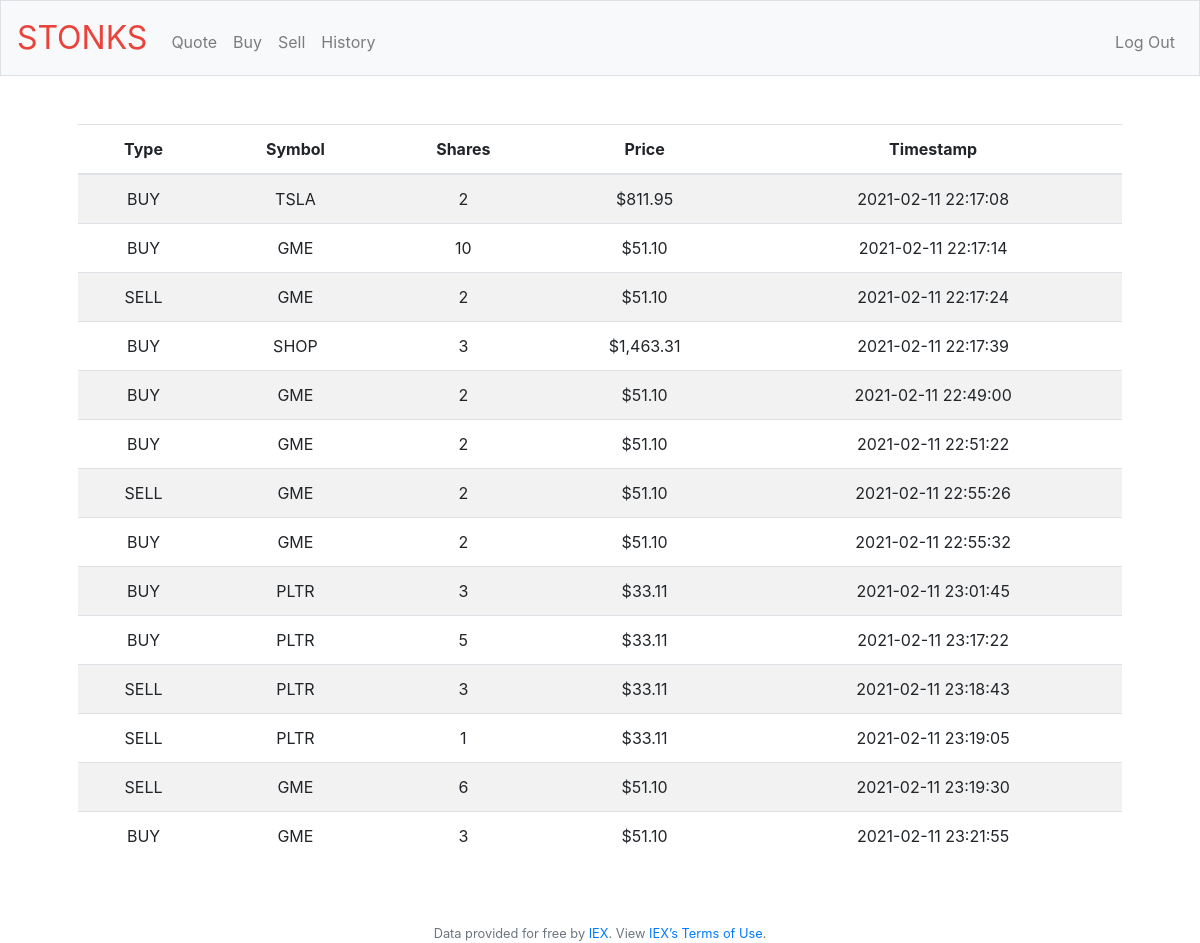
Page /history (signed in) on the earlier database version.
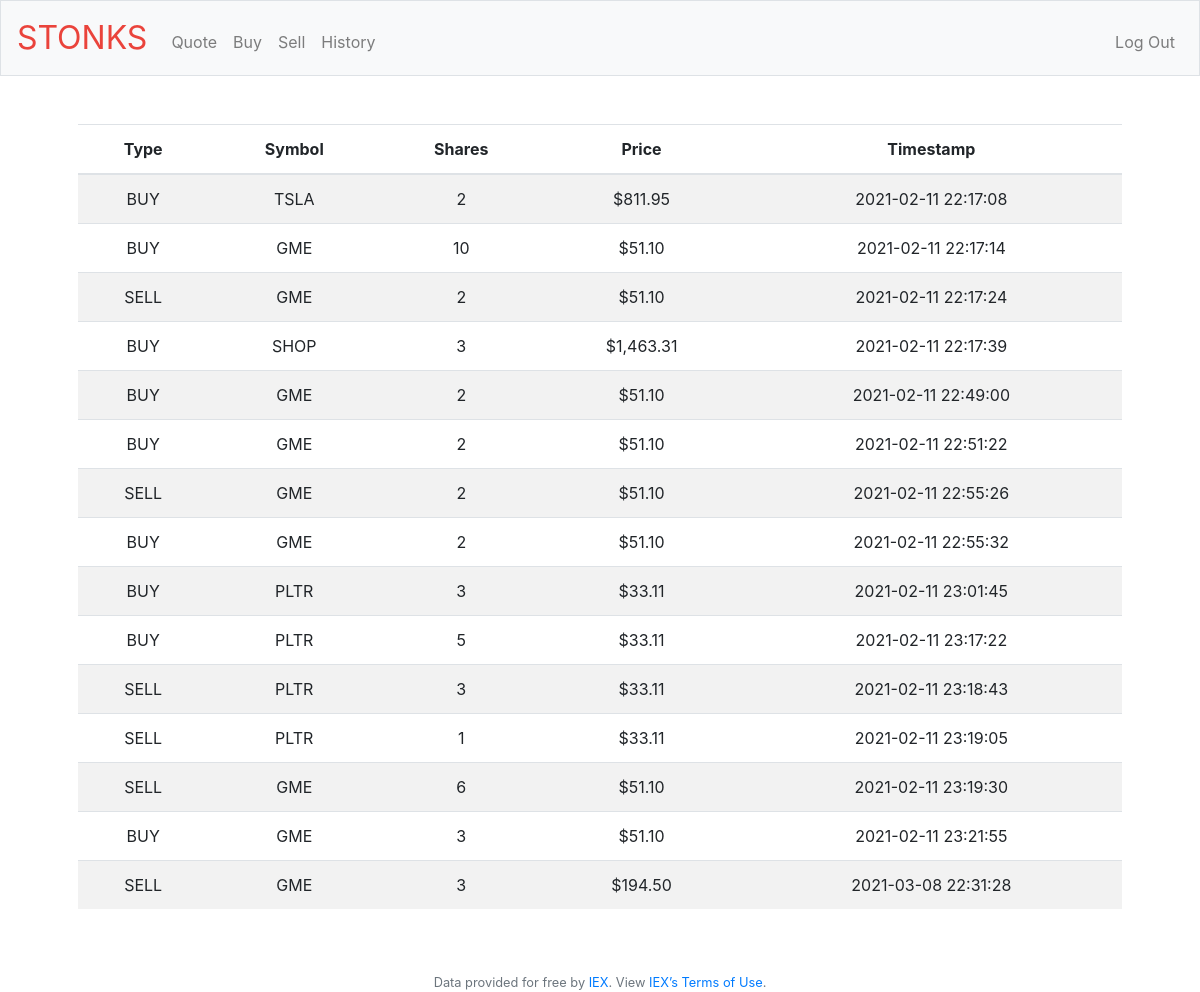
Same page on the later database version.
### tables this page shows
CREATE TABLE 'transactions' (
    id INTEGER PRIMARY KEY,
    user_id INTEGER NOT NULL,
    transaction_type TEXT NOT NULL,
    symbol TEXT NOT NULL,
    shares INTEGER NOT NULL,'price' NUMERIC NOT NULL,
    timestamp TEXT NOT NULL,
    FOREIGN KEY(user_id) REFERENCES users(id)
);

### application.py (the view)
@app.route("/history")
@login_required
def history():
    transactions = db.execute("SELECT * FROM transactions WHERE user_id = ?", session["user_id"])
    return render_template("history.html", transactions=transactions)

### application.py (called while the page is built)
@app.after_request
def after_request(response):
    response.headers["Cache-Control"] = "no-cache, no-store, must-revalidate"
    response.headers["Expires"] = 0
    response.headers["Pragma"] = "no-cache"
    return response

### helpers.py (called while the page is built)
def login_required(f):
    @wraps(f)
    def decorated_function(*args, **kwargs):
        if session.get("user_id") is None:
            return redirect("/login")
        return f(*args, **kwargs)
    return decorated_function

def usd(value):
    return f"${value:,.2f}"

### templates/history.html (shortened to what this page needs)
{% extends "layout.html" %}
{% block main %}
    <table class="table table-striped">
        <thead>
            <th scope="col">Type</th>
            <th scope="col">Symbol</th>
            <th scope="col">Shares</th>
            <th scope="col">Price</th>
            <th scope="col">Timestamp</th>
        </thead>
        <tbody>
            {% for row in transactions %}
                <tr scope="row">
                    <td>{{ row["transaction_type"] }}</td>
                    <td>{{ row["symbol"] }}</td>
                    <td>{{ row["shares"] }}</td>
                    <td>{{ row["price"] | usd }}</td>
                    <td>{{ row["timestamp"] }}</td>
                </tr>
            {% endfor %}
        </tbody>
    </table>
{% endblock %}

### templates/layout.html (shortened to what this page needs)
<!DOCTYPE html>
<html lang="en">
    <head>
        <link rel="stylesheet" href="https://cdn.jsdelivr.net/npm/bootstrap@4.5.3/dist/css/bootstrap.min.css">
        <link href="/static/styles.css" rel="stylesheet">
    </head>
    <body>
        <nav class="navbar navbar-expand-md navbar-light bg-light border">
            <a class="navbar-brand" href="/"><span class="red">STONKS</span></a>
            <div class="collapse navbar-collapse" id="navbar">
                {% if session.user_id %}
                    <ul class="navbar-nav mr-auto mt-2">
                        <li class="nav-item"><a class="nav-link" href="/quote">Quote</a></li>
                        <li class="nav-item"><a class="nav-link" href="/buy">Buy</a></li>
                        <li class="nav-item"><a class="nav-link" href="/sell">Sell</a></li>
                        <li class="nav-item"><a class="nav-link" href="/history">History</a></li>
                    </ul>
                    <ul class="navbar-nav ml-auto mt-2">
                        <li class="nav-item"><a class="nav-link" href="/logout">Log Out</a></li>
                    </ul>
                {% else %}
                    <ul class="navbar-nav ml-auto mt-2">
                        <li class="nav-item"><a class="nav-link" href="/register">Register</a></li>
                        <li class="nav-item"><a class="nav-link" href="/login">Log In</a></li>
                    </ul>
                {% endif %}
            </div>
        </nav>
        <main class="container p-5">
            {% block main %}{% endblock %}
        </main>
        <footer class="small text-center text-muted">
            Data provided for free by <a href="https://iextrading.com/developer">IEX</a>. View <a href="https://iextrading.com/api-exhibit-a/">IEX’s Terms of Use</a>.
        </footer>
    </body>
</html>

### static/styles.css (style rules this page uses)
nav .navbar-brand { font-size: xx-large; }
nav .navbar-brand .red { color: #ea433b; }
main { overflow-x: auto; text-align: center; }

Differences in the rows shown:
added transactions: transaction_type "SELL", symbol "GME", shares "3", price "$194.50", timestamp "2021-03-08 22:31:28"
